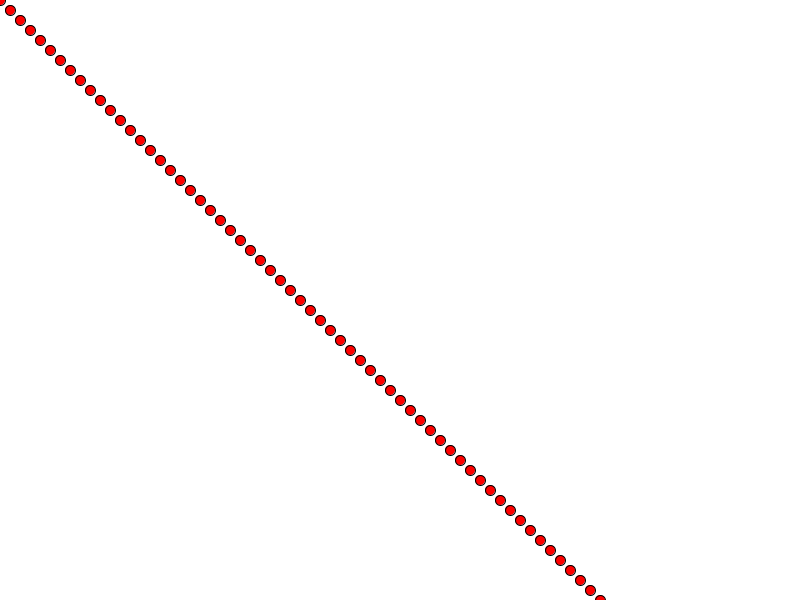
Frame 1 (no input)
Frame 60 (the mouse pressed at the canvas centre just before this capture): identical to frame 1, image omitted
Frame 120 (the mouse held since frame 60 and released just before this capture): identical to frame 1, image omitted

The Processing sketch that drew this single still picture (run headless with seeded random() and noise(); from frame 60 on, the mouse is pressed at the canvas centre):

// Processing sketch: WMS_BasicLoop
// ── WMS_BasicLoop.pde
// wavemakerstoke
// sketches by ashleyjamesbrown

void setup(){
  size(800,600);
  background(255);
  
  for (int i=0; i<200; i++){
    fill(255,0,0);
    ellipse(10*i,10*i,10,10);
  }
  
}

void draw(){
 
}
